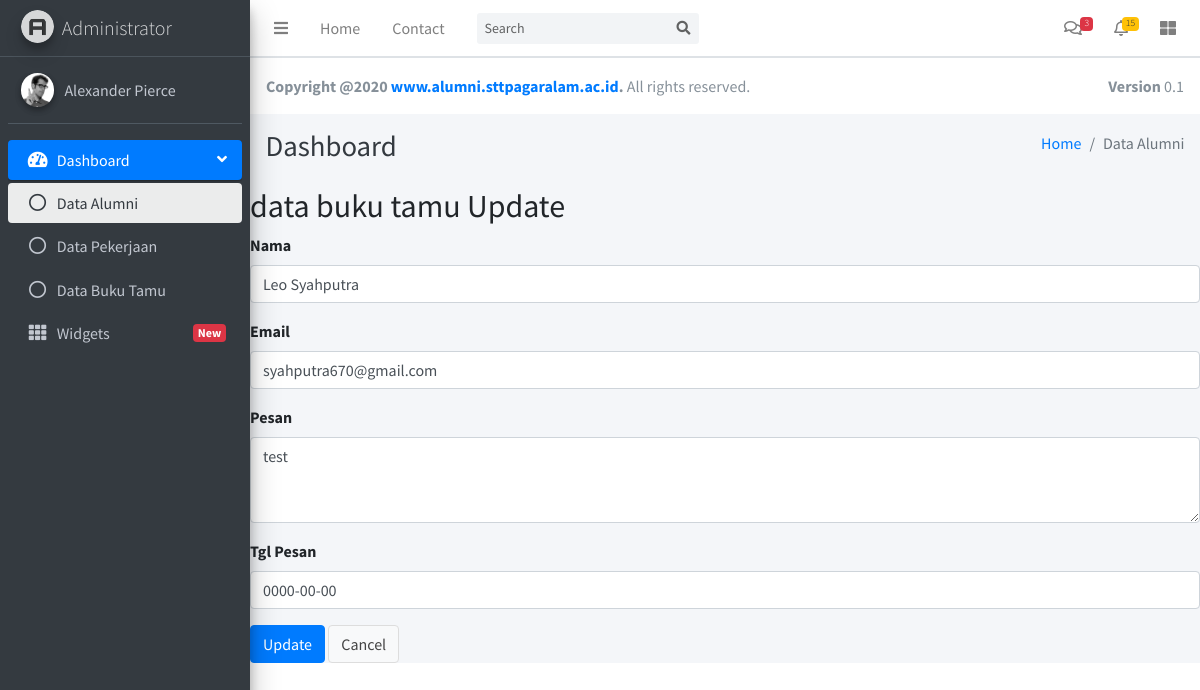
Screenshot of /index.php/b_tamu/update/1 with the database file from the repository.
### tables this page shows
CREATE TABLE IF NOT EXISTS `tb_buku_tamu` (
  `id` int(5) NOT NULL AUTO_INCREMENT,
  `nama` varchar(25) NOT NULL,
  `email` varchar(30) NOT NULL,
  `pesan` text NOT NULL,
  `tgl_pesan` date NOT NULL,
  PRIMARY KEY (`id`)
);

### application/controllers/B_tamu.php (called while the page is built, shortened)
<?php
class B_tamu extends CI_Controller
{
    function __construct()
    {
        $this->load->model('M_Tamu');
        $this->load->library('form_validation');
    }
    public function update($id)
    {
        $row = $this->M_Tamu->get_by_id($id);
        if ($row) {
            $data = array(
                'button' => 'Update',
                'action' => site_url('b_tamu/update_action'),
		'id' => set_value('id', $row->id),
		'nama' => set_value('nama', $row->nama),
		'email' => set_value('email', $row->email),
		'pesan' => set_value('pesan', $row->pesan),
		'tgl_pesan' => set_value('tgl_pesan', $row->tgl_pesan),
	    );
             $this->load->view('adminlte/header');
            $this->load->view('adminlte/navbar');
            $this->load->view('adminlte/sidebar');
            $this->load->view('adminlte/footer');
            $this->load->view('b_tamu/tb_buku_tamu_form', $data);
        } else {
            $this->session->set_flashdata('message', 'Record Not Found');
            redirect(site_url('b_tamu'));
        }
    }
}

### index.php (called while the page is built, shortened)
<?php
require_once BASEPATH.'core/CodeIgniter.php';

### application/models/M_Tamu.php (called while the page is built, shortened)
<?php
class M_Tamu extends CI_Model
{
    public $table = 'tb_buku_tamu';
    public $id = 'id';
    function get_by_id($id)
    {
        $this->db->where($this->id, $id);
        return $this->db->get($this->table)->row();
    }
}

### application/views/b_tamu/tb_buku_tamu_form.php (the view, shortened to what this page needs)
 <div class="content-wrapper">
   <div class="content-header">
     <div class="container-fluid">
       <div class="row mb-2">
         <div class="col-sm-6">
           <h1 class="m-0 text-dark">Dashboard</h1>
         </div>
         <div class="col-sm-6">
           <ol class="breadcrumb float-sm-right">
             <li class="breadcrumb-item"><a href="#">Home</a></li>
             <li class="breadcrumb-item active">Data Alumni</li>
           </ol>
         </div>
       </div>
     </div>
   </div>
       <h2 style="margin-top:0px">data buku tamu <?php echo $button ?></h2>
       <form action="<?php echo $action; ?>" method="post">
    <div class="form-group">
           <label for="varchar">Nama <?php echo form_error('nama') ?></label>
           <input type="text" class="form-control" name="nama" id="nama" placeholder="Nama" value="<?php echo $nama; ?>" />
       </div>
    <div class="form-group">
           <label for="varchar">Email <?php echo form_error('email') ?></label>
           <input type="text" class="form-control" name="email" id="email" placeholder="Email" value="<?php echo $email; ?>" />
       </div>
    <div class="form-group">
           <label for="pesan">Pesan <?php echo form_error('pesan') ?></label>
           <textarea class="form-control" rows="3" name="pesan" id="pesan" placeholder="Pesan"><?php echo $pesan; ?></textarea>
       </div>
    <div class="form-group">
           <label for="date">Tgl Pesan <?php echo form_error('tgl_pesan') ?></label>
           <input type="text" class="form-control" name="tgl_pesan" id="tgl_pesan" placeholder="Tgl Pesan" value="<?php echo $tgl_pesan; ?>" />
       </div>
    <button type="submit" class="btn btn-primary"><?php echo $button ?></button>
    <a href="<?php echo site_url('b_tamu') ?>" class="btn btn-default">Cancel</a>
</form>
   </div>

### rows the page displays
tb_buku_tamu: nama "Leo Syahputra", email "syahputra670@gmail.com", pesan "test", tgl_pesan "0000-00-00"

### other values shown
$button "Update"
